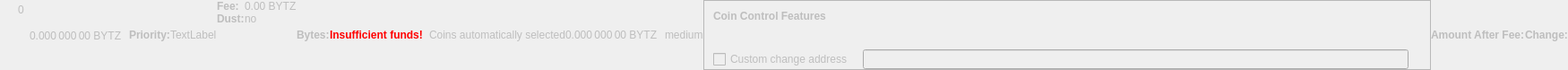
    <widget class="QWidget" name="dummyHideWidget" native="true">
     <property name="enabled">
      <bool>false</bool>
     </property>
     <property name="maximumSize">
      <size>
       <width>100</width>
       <height>22</height>
      </size>
     </property>
     <layout class="QHBoxLayout" name="dummyHideLayout">
      <property name="spacing">
       <number>0</number>
      </property>
      <property name="leftMargin">
       <number>0</number>
      </property>
      <property name="topMargin">
       <number>0</number>
      </property>
      <property name="rightMargin">
       <number>0</number>
      </property>
      <property name="bottomMargin">
       <number>0</number>
      </property>
      <item>
       <layout class="QFormLayout" name="formLayoutCoinControl1">
        <property name="horizontalSpacing">
         <number>10</number>
        </property>
        <property name="verticalSpacing">
         <number>14</number>
        </property>
        <property name="leftMargin">
         <number>10</number>
        </property>
        <property name="topMargin">
         <number>4</number>
        </property>
        <property name="rightMargin">
         <number>6</number>
        </property>
        <item row="0" column="1">
         <widget class="QLabel" name="labelCoinControlBytes">
          <property name="cursor">
           <cursorShape>IBeamCursor</cursorShape>
          </property>
          <property name="contextMenuPolicy">
           <enum>Qt::ActionsContextMenu</enum>
          </property>
          <property name="text">
           <string notr="true">0</string>
          </property>
          <property name="textInteractionFlags">
           <set>Qt::LinksAccessibleByMouse|Qt::TextSelectableByKeyboard|Qt::TextSelectableByMouse</set>
          </property>
         </widget>
        </item>
       </layout>
      </item>
      <item>
       <widget class="QLabel" name="labelCoinControlAfterFee">
        <property name="enabled">
         <bool>false</bool>
        </property>
        <property name="sizePolicy">
         <sizepolicy hsizetype="Fixed" vsizetype="Fixed">
          <horstretch>0</horstretch>
          <verstretch>0</verstretch>
         </sizepolicy>
        </property>
        <property name="minimumSize">
         <size>
          <width>111</width>
          <height>12</height>
         </size>
        </property>
        <property name="maximumSize">
         <size>
          <width>111</width>
          <height>12</height>
         </size>
        </property>
        <property name="cursor">
         <cursorShape>IBeamCursor</cursorShape>
        </property>
        <property name="contextMenuPolicy">
         <enum>Qt::ActionsContextMenu</enum>
        </property>
        <property name="text">
         <string notr="true">0.000 000 00 BYTZ</string>
        </property>
        <property name="textInteractionFlags">
         <set>Qt::LinksAccessibleByMouse|Qt::TextSelectableByKeyboard|Qt::TextSelectableByMouse</set>
        </property>
       </widget>
      </item>
      <item>
       <widget class="QLabel" name="labelCoinControlPriorityText">
        <property name="enabled">
         <bool>false</bool>
        </property>
        <property name="font">
         <font>
          <weight>75</weight>
          <bold>true</bold>
         </font>
        </property>
        <property name="text">
         <string>Priority:</string>
        </property>
       </widget>
      </item>
      <item>
       <layout class="QHBoxLayout" name="horizontalLayout">
        <item>
         <widget class="QLabel" name="WarningLabel">
          <property name="text">
           <string>TextLabel</string>
          </property>
         </widget>
        </item>
       </layout>
      </item>
      <item>
       <layout class="QFormLayout" name="formLayoutCoinControl3">
        <property name="horizontalSpacing">
         <number>0</number>
        </property>
        <property name="verticalSpacing">
         <number>0</number>
        </property>
        <property name="leftMargin">
         <number>0</number>
        </property>
        <property name="topMargin">
         <number>0</number>
        </property>
        <property name="rightMargin">
         <number>0</number>
        </property>
        <item row="0" column="0">
         <widget class="QLabel" name="labelCoinControlFeeText">
          <property name="enabled">
           <bool>false</bool>
          </property>
          <property name="font">
           <font>
            <weight>75</weight>
            <bold>true</bold>
           </font>
          </property>
          <property name="text">
           <string>Fee:</string>
          </property>
          <property name="margin">
           <number>0</number>
          </property>
         </widget>
        </item>
        <item row="0" column="1">
         <widget class="QLabel" name="labelCoinControlFee">
          <property name="enabled">
           <bool>false</bool>
          </property>
          <property name="cursor">
           <cursorShape>IBeamCursor</cursorShape>
          </property>
          <property name="contextMenuPolicy">
           <enum>Qt::ActionsContextMenu</enum>
          </property>
          <property name="text">
           <string notr="true">0.00 BYTZ</string>
          </property>
          <property name="textInteractionFlags">
           <set>Qt::LinksAccessibleByMouse|Qt::TextSelectableByKeyboard|Qt::TextSelectableByMouse</set>
          </property>
         </widget>
        </item>
        <item row="1" column="0">
         <widget class="QLabel" name="labelCoinControlLowOutputText">
          <property name="enabled">
           <bool>false</bool>
          </property>
          <property name="font">
           <font>
            <weight>75</weight>
            <bold>true</bold>
           </font>
          </property>
          <property name="text">
           <string>Dust:</string>
          </property>
         </widget>
        </item>
        <item row="1" column="1">
         <widget class="QLabel" name="labelCoinControlLowOutput">
          <property name="enabled">
           <bool>false</bool>
          </property>
          <property name="cursor">
           <cursorShape>IBeamCursor</cursorShape>
          </property>
          <property name="contextMenuPolicy">
           <enum>Qt::ActionsContextMenu</enum>
          </property>
          <property name="text">
           <string>no</string>
          </property>
          <property name="textInteractionFlags">
           <set>Qt::LinksAccessibleByMouse|Qt::TextSelectableByKeyboard|Qt::TextSelectableByMouse</set>
          </property>
         </widget>
        </item>
       </layout>
      </item>
      <item>
       <widget class="QLabel" name="labelCoinControlBytesText">
        <property name="enabled">
         <bool>false</bool>
        </property>
        <property name="font">
         <font>
          <weight>75</weight>
          <bold>true</bold>
         </font>
        </property>
        <property name="text">
         <string>Bytes:</string>
        </property>
       </widget>
      </item>
      <item>
       <layout class="QFormLayout" name="formLayoutCoinControl2">
        <property name="horizontalSpacing">
         <number>0</number>
        </property>
        <property name="verticalSpacing">
         <number>0</number>
        </property>
        <property name="leftMargin">
         <number>0</number>
        </property>
        <property name="topMargin">
         <number>0</number>
        </property>
        <property name="rightMargin">
         <number>0</number>
        </property>
       </layout>
      </item>
      <item>
       <layout class="QHBoxLayout" name="horizontalLayoutCoinControl2">
        <property name="spacing">
         <number>0</number>
        </property>
        <property name="bottomMargin">
         <number>0</number>
        </property>
       </layout>
      </item>
      <item>
       <widget class="QLabel" name="labelCoinControlInsuffFunds">
        <property name="enabled">
         <bool>false</bool>
        </property>
        <property name="minimumSize">
         <size>
          <width>0</width>
          <height>0</height>
         </size>
        </property>
        <property name="font">
         <font>
          <weight>75</weight>
          <bold>true</bold>
         </font>
        </property>
        <property name="styleSheet">
         <string notr="true">color:red;font-weight:bold;</string>
        </property>
        <property name="text">
         <string>Insufficient funds!</string>
        </property>
        <property name="margin">
         <number>5</number>
        </property>
       </widget>
      </item>
      <item>
       <layout class="QFormLayout" name="formLayoutCoinControl4">
        <property name="horizontalSpacing">
         <number>0</number>
        </property>
        <property name="verticalSpacing">
         <number>0</number>
        </property>
        <property name="leftMargin">
         <number>0</number>
        </property>
        <property name="topMargin">
         <number>0</number>
        </property>
        <property name="rightMargin">
         <number>0</number>
        </property>
       </layout>
      </item>
      <item>
       <widget class="QLabel" name="labelCoinControlChangeLabel">
        <property name="enabled">
         <bool>false</bool>
        </property>
        <property name="sizePolicy">
         <sizepolicy hsizetype="Preferred" vsizetype="Expanding">
          <horstretch>0</horstretch>
          <verstretch>0</verstretch>
         </sizepolicy>
        </property>
        <property name="minimumSize">
         <size>
          <width>0</width>
          <height>0</height>
         </size>
        </property>
        <property name="text">
         <string/>
        </property>
        <property name="margin">
         <number>3</number>
        </property>
       </widget>
      </item>
      <item>
       <widget class="QLabel" name="labelCoinControlAutomaticallySelected">
        <property name="enabled">
         <bool>false</bool>
        </property>
        <property name="sizePolicy">
         <sizepolicy hsizetype="Fixed" vsizetype="Fixed">
          <horstretch>0</horstretch>
          <verstretch>0</verstretch>
         </sizepolicy>
        </property>
        <property name="minimumSize">
         <size>
          <width>0</width>
          <height>0</height>
         </size>
        </property>
        <property name="maximumSize">
         <size>
          <width>240</width>
          <height>16777215</height>
         </size>
        </property>
        <property name="text">
         <string>Coins automatically selected</string>
        </property>
        <property name="margin">
         <number>5</number>
        </property>
       </widget>
      </item>
      <item>
       <widget class="QLabel" name="labelCoinControlChange">
        <property name="enabled">
         <bool>false</bool>
        </property>
        <property name="sizePolicy">
         <sizepolicy hsizetype="Fixed" vsizetype="Fixed">
          <horstretch>0</horstretch>
          <verstretch>0</verstretch>
         </sizepolicy>
        </property>
        <property name="minimumSize">
         <size>
          <width>111</width>
          <height>0</height>
         </size>
        </property>
        <property name="maximumSize">
         <size>
          <width>111</width>
          <height>16777215</height>
         </size>
        </property>
        <property name="cursor">
         <cursorShape>IBeamCursor</cursorShape>
        </property>
        <property name="contextMenuPolicy">
         <enum>Qt::ActionsContextMenu</enum>
        </property>
        <property name="text">
         <string notr="true">0.000 000 00 BYTZ</string>
        </property>
        <property name="textInteractionFlags">
         <set>Qt::LinksAccessibleByMouse|Qt::TextSelectableByKeyboard|Qt::TextSelectableByMouse</set>
        </property>
       </widget>
      </item>
      <item>
       <widget class="QLabel" name="labelCoinControlPriority">
        <property name="enabled">
         <bool>false</bool>
        </property>
        <property name="cursor">
         <cursorShape>IBeamCursor</cursorShape>
        </property>
        <property name="contextMenuPolicy">
         <enum>Qt::ActionsContextMenu</enum>
        </property>
        <property name="text">
         <string>medium</string>
        </property>
        <property name="textInteractionFlags">
         <set>Qt::LinksAccessibleByMouse|Qt::TextSelectableByKeyboard|Qt::TextSelectableByMouse</set>
        </property>
       </widget>
      </item>
      <item>
       <widget class="QFrame" name="frameCoinControl">
        <property name="sizePolicy">
         <sizepolicy hsizetype="Expanding" vsizetype="Expanding">
          <horstretch>0</horstretch>
          <verstretch>0</verstretch>
         </sizepolicy>
        </property>
        <property name="maximumSize">
         <size>
          <width>16777215</width>
          <height>16777215</height>
         </size>
        </property>
        <property name="frameShape">
         <enum>QFrame::StyledPanel</enum>
        </property>
        <property name="frameShadow">
         <enum>QFrame::Sunken</enum>
        </property>
        <layout class="QVBoxLayout" name="verticalLayoutCoinControl2_2">
         <property name="spacing">
          <number>0</number>
         </property>
         <property name="leftMargin">
          <number>0</number>
         </property>
         <property name="topMargin">
          <number>0</number>
         </property>
         <property name="rightMargin">
          <number>0</number>
         </property>
         <property name="bottomMargin">
          <number>0</number>
         </property>
         <item>
          <layout class="QVBoxLayout" name="verticalLayoutCoinControl" stretch="0,0,0,1">
           <property name="spacing">
            <number>0</number>
           </property>
           <property name="leftMargin">
            <number>10</number>
           </property>
           <property name="topMargin">
            <number>10</number>
           </property>
           <item>
            <layout class="QHBoxLayout" name="horizontalLayoutCoinControl1">
             <property name="bottomMargin">
              <number>15</number>
             </property>
             <item>
              <widget class="QLabel" name="labelCoinControlFeatures">
               <property name="enabled">
                <bool>false</bool>
               </property>
               <property name="sizePolicy">
                <sizepolicy hsizetype="Preferred" vsizetype="Maximum">
                 <horstretch>0</horstretch>
                 <verstretch>0</verstretch>
                </sizepolicy>
               </property>
               <property name="font">
                <font>
                 <weight>75</weight>
                 <bold>true</bold>
                </font>
               </property>
               <property name="styleSheet">
                <string notr="true">font-weight:bold;</string>
               </property>
               <property name="text">
                <string>Coin Control Features</string>
               </property>
              </widget>
             </item>
            </layout>
           </item>
           <item>
            <widget class="QWidget" name="widgetCoinControl" native="true">
             <property name="sizePolicy">
              <sizepolicy hsizetype="Preferred" vsizetype="Preferred">
               <horstretch>0</horstretch>
               <verstretch>0</verstretch>
              </sizepolicy>
             </property>
             <property name="minimumSize">
              <size>
               <width>0</width>
               <height>0</height>
              </size>
             </property>
             <property name="styleSheet">
              <string notr="true"/>
             </property>
             <layout class="QHBoxLayout" name="horizontalLayoutCoinControl5_2">
              <property name="leftMargin">
               <number>0</number>
              </property>
              <property name="topMargin">
               <number>0</number>
              </property>
              <property name="rightMargin">
               <number>0</number>
              </property>
              <property name="bottomMargin">
               <number>0</number>
              </property>
              <item>
               <layout class="QHBoxLayout" name="horizontalLayoutCoinControl3">
                <property name="spacing">
                 <number>20</number>
                </property>
                <property name="topMargin">
                 <number>0</number>
                </property>
                <property name="bottomMargin">
                 <number>10</number>
                </property>
               </layout>
              </item>
             </layout>
            </widget>
           </item>
           <item>
            <layout class="QHBoxLayout" name="horizontalLayoutCoinControl4" stretch="0,0,0">
             <property name="spacing">
              <number>12</number>
             </property>
             <property name="sizeConstraint">
              <enum>QLayout::SetDefaultConstraint</enum>
             </property>
             <property name="topMargin">
              <number>5</number>
             </property>
             <property name="rightMargin">
              <number>5</number>
             </property>
             <item>
              <widget class="QCheckBox" name="checkBoxCoinControlChange">
               <property name="enabled">
                <bool>false</bool>
               </property>
               <property name="toolTip">
                <string>If this is activated, but the change address is empty or invalid, change will be sent to a newly generated address.</string>
               </property>
               <property name="text">
                <string>Custom change address</string>
               </property>
              </widget>
             </item>
             <item>
              <widget class="QValidatedLineEdit" name="lineEditCoinControlChange">
               <property name="enabled">
                <bool>false</bool>
               </property>
               <property name="sizePolicy">
                <sizepolicy hsizetype="Expanding" vsizetype="Fixed">
                 <horstretch>0</horstretch>
                 <verstretch>0</verstretch>
                </sizepolicy>
               </property>
              </widget>
             </item>
             <item>
              <widget class="QLabel" name="labelCoinControlChangeLabel_2">
               <property name="sizePolicy">
                <sizepolicy hsizetype="Preferred" vsizetype="Expanding">
                 <horstretch>0</horstretch>
                 <verstretch>0</verstretch>
                </sizepolicy>
               </property>
               <property name="minimumSize">
                <size>
                 <width>0</width>
                 <height>0</height>
                </size>
               </property>
               <property name="text">
                <string/>
               </property>
               <property name="margin">
                <number>3</number>
               </property>
              </widget>
             </item>
            </layout>
           </item>
           <item>
            <spacer name="verticalSpacerCoinControl">
             <property name="orientation">
              <enum>Qt::Vertical</enum>
             </property>
             <property name="sizeHint" stdset="0">
              <size>
               <width>800</width>
               <height>1</height>
              </size>
             </property>
            </spacer>
           </item>
          </layout>
         </item>
        </layout>
       </widget>
      </item>
      <item>
       <widget class="QLabel" name="labelCoinControlAfterFeeText">
        <property name="enabled">
         <bool>false</bool>
        </property>
        <property name="minimumSize">
         <size>
          <width>0</width>
          <height>0</height>
         </size>
        </property>
        <property name="maximumSize">
         <size>
          <width>16777215</width>
          <height>16777215</height>
         </size>
        </property>
        <property name="font">
         <font>
          <weight>75</weight>
          <bold>true</bold>
         </font>
        </property>
        <property name="text">
         <string>Amount After Fee:</string>
        </property>
        <property name="alignment">
         <set>Qt::AlignLeading|Qt::AlignLeft|Qt::AlignVCenter</set>
        </property>
        <property name="margin">
         <number>0</number>
        </property>
       </widget>
      </item>
      <item>
       <widget class="QLabel" name="labelCoinControlChangeText">
        <property name="enabled">
         <bool>false</bool>
        </property>
        <property name="sizePolicy">
         <sizepolicy hsizetype="Preferred" vsizetype="Preferred">
          <horstretch>0</horstretch>
          <verstretch>0</verstretch>
         </sizepolicy>
        </property>
        <property name="minimumSize">
         <size>
          <width>0</width>
          <height>0</height>
         </size>
        </property>
        <property name="maximumSize">
         <size>
          <width>16777215</width>
          <height>16777215</height>
         </size>
        </property>
        <property name="font">
         <font>
          <weight>75</weight>
          <bold>true</bold>
         </font>
        </property>
        <property name="text">
         <string>Change:</string>
        </property>
        <property name="alignment">
         <set>Qt::AlignLeading|Qt::AlignLeft|Qt::AlignVCenter</set>
        </property>
       </widget>
      </item>
     </layout>
    </widget>
